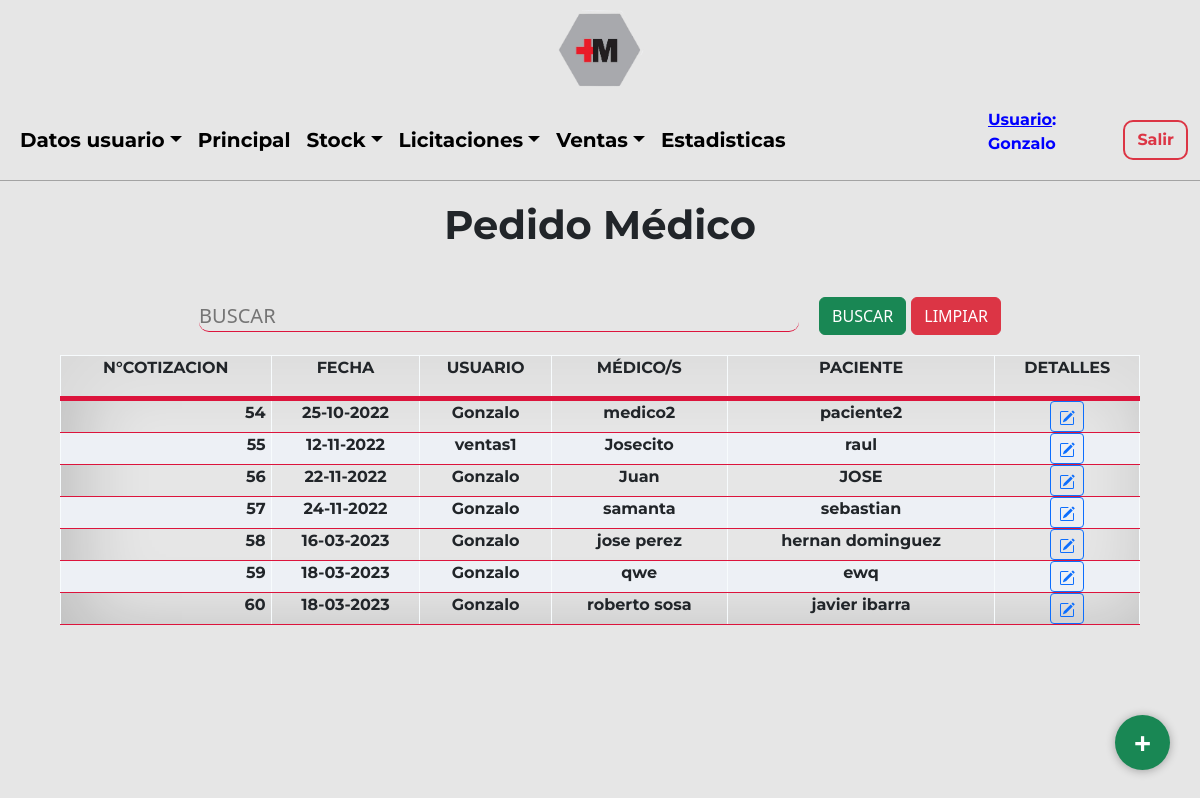
The app's page /Sistema/Ventas/cotizaciones.php?ok (signed in) with its own data.
### tables this page shows
CREATE TABLE `usuario` (
  `idUsuario` int(3) NOT NULL,
  `usuario` text NOT NULL,
  `contraseña` varchar(60) NOT NULL,
  `idRol` int(2) NOT NULL,
  `idTipoUsuario` int(10) NOT NULL,
  `nombre` varchar(100) NOT NULL,
  `correo` varchar(100) NOT NULL,
  `direccion` varchar(100) NOT NULL,
  `idEstadoUsuario` int(2) NOT NULL
);

CREATE TABLE `documento` (
  `idDocumento` int(3) NOT NULL,
  `idEstadoDocumento` int(3) NOT NULL
);

### Sistema/Ventas/cotizaciones.php (the view, shortened to what this page needs)
<?php
include('../../Utils/conexion.php');
$iduser = $_SESSION['usuario'];
$sql = "SELECT idUsuario, usuario, idRol FROM usuario WHERE usuario='$iduser'";
$resultado = $datos_base->query($sql);
$row = $resultado->fetch_assoc();
$nom = $row['usuario'];
$idRol = $row['idRol'];
?>
<!DOCTYPE html>
<html lang="en">
<head>
    <link href="https://cdn.jsdelivr.net/npm/bootstrap@5.2.0-beta1/dist/css/bootstrap.min.css" rel="stylesheet">
    <link rel="stylesheet" type="text/css" href="../../Css/estilos.css"/>
</head>
<body>
    <?php include('../Layouts/ventasHeader.php'); ?>
    <main>
        <section class="ini">
            <div class="ini-tit">
                <h1>Pedido Médico</h1>
            </div>
            <div class="container">
                <form method="POST" action="./cotizaciones.php">
                    <div class="form-grilla">
                        <div class="form-grilla-busc">
                            <input type="text" style="text-transform:uppercase;" name="buscar"  placeholder="Buscar" class="busc">
                        </div>
                        <div class="form-grilla-but">
                            <input class="btn btn-success" type="submit" name="btn2" value="BUSCAR"></input>
                            <input class="btn btn-danger" type="submit" name="btn1" value="LIMPIAR"></input>
                        </div>
                    </div>
                </form>
                <div class="agregar">
                    <a href="./agregarCotizacion.php" class="nuevo" data-bs-toggle="tooltip" title="Nuevo pedido médico" data-bs-placement="left">+</a>
                </div>
            </div>
            <?php
                if($idRol == $rolgerente OR $idRol == $roladmin)
                {
                    echo "<table>
                            <thead>
                                <tr>
                                    <th><p>N°COTIZACION</p></th>
                                    <th><p>FECHA</p></th>
                                    <th><p>USUARIO</p></th>
                                    <th><p>MÉDICO/S</p></th>
                                    <th><p>PACIENTE</p></th>
                                    <th><p>DETALLES</p></th>
                                </tr>
                            </thead>
                        ";
                        if(isset($_POST['btn2']))
                                {
                                    $doc = $_POST['buscar'];
                                    $consulta=mysqli_query($datos_base, "SELECT d.idDocumento, m.fecha, u.usuario, da.medico, da.paciente
                                    FROM documento d
                                    LEFT JOIN movimientodocumento AS m ON m.idDocumento = d.idDocumento
                                    LEFT JOIN datosdocumento AS da ON da.idDocumento = d.idDocumento
                                    LEFT JOIN usuario AS u ON u.idUsuario = da.idUsuario
                                    WHERE m.idEstadoDocumento = 1 AND (d.idDocumento LIKE '%$doc%' OR m.fecha LIKE '%$doc%' OR u.usuario LIKE '%$doc%' OR da.medico LIKE '%$doc%' OR da.paciente LIKE '%$doc%')
                                    GROUP BY d.idDocumento");
                                    while($listar = mysqli_fetch_array($consulta))
                                    {
                                        $fec = date("d-m-Y", strtotime($listar['fecha']));
                                        echo
                                        "
                                            <tr>
                                            <td><h4 style='font-size:16px;text-align: right; margin-right: 5px; '>".$listar['idDocumento']."</h4 ></td>
                                            <td><h4 style='font-size:16px;'>".$fec."</h4 ></td>
                                            <td><h4 style='font-size:16px;'>".$listar['usuario']."</h4 ></td>
                                            <td><h4 style='font-size:16px;'>".$listar['medico']."</h4 ></td>
                                            <td><h4 style='font-size:16px;'>".$listar['paciente']."</h4 ></td>
                                            <td class='text-center text-nowrap'><a class='btn btn-sm btn-outline-primary' href=./detalleCotizacion.php?no=".$listar['idDocumento']." class=mod><svg xmlns='http://www.w3.org/2000/svg' width='16' height='16' fill='currentColor' class='bi bi-pencil-square' viewBox='0 0 16 16'>
                                                <path d='M15.502 1.94a.5.5 0 0 1 0 .706L14.459 3.69l-2-2L13.502.646a.5.5 0 0 1 .707 0l1.293 1.293zm-1.75 2.456-2-2L4.939 9.21a.5.5 0 0 0-.121.196l-.805 2.414a.25.25 0 0 0 .316.316l2.414-.805a.5.5 0 0 0 .196-.12l6.813-6.814z'/>
                                                <path fill-rule='evenodd' d='M1 13.5A1.5 1.5 0 0 0 2.5 15h11a1.5 1.5 0 0 0 1.5-1.5v-6a.5.5 0 0 0-1 0v6a.5.5 0 0 1-.5.5h-11a.5.5 0 0 1-.5-.5v-11a.5.5 0 0 1 .5-.5H9a.5.5 0 0 0 0-1H2.5A1.5 1.5 0 0 0 1 2.5v11z'/>
                                            </svg></a></td>
                                            </tr>
                                        ";
                                    }
                                }
                                else{
                                $consulta=mysqli_query($datos_base, "SELECT d.idDocumento, m.fecha, u.usuario, da.medico, da.paciente
                                FROM documento d
                                LEFT JOIN movimientodocumento AS m ON m.idDocumento = d.idDocumento
                                LEFT JOIN datosdocumento AS da ON da.idDocumento = d.idDocumento
                                LEFT JOIN usuario AS u ON u.idUsuario = da.idUsuario
                                WHERE m.idEstadoDocumento = 1
                                GROUP BY m.idDocumento");
                                    while($listar = mysqli_fetch_array($consulta))
                                    {
                                        $fec = date("d-m-Y", strtotime($listar['fecha']));
                                        echo
                                        "
                                            <tr>
                                            <td><h4 style='font-size:16px;text-align: right; margin-right: 5px; '>".$listar['idDocumento']."</h4 ></td>
                                            <td><h4 style='font-size:16px;'>".$fec."</h4 ></td>
                                            <td><h4 style='font-size:16px;'>".$listar['usuario']."</h4 ></td>
                                            <td><h4 style='font-size:16px;'>".$listar['medico']."</h4 ></td>
                                            <td><h4 style='font-size:16px;'>".$listar['paciente']."</h4 ></td>
                                            <td class='text-center text-nowrap'><a class='btn btn-sm btn-outline-primary' href=./detalleCotizacion.php?no=".$listar['idDocumento']." class=mod><svg xmlns='http://www.w3.org/2000/svg' width='16' height='16' fill='currentColor' class='bi bi-pencil-square' viewBox='0 0 16 16'>
                                                <path d='M15.502 1.94a.5.5 0 0 1 0 .706L14.459 3.69l-2-2L13.502.646a.5.5 0 0 1 .707 0l1.293 1.293zm-1.75 2.456-2-2L4.939 9.21a.5.5 0 0 0-.121.196l-.805 2.414a.25.25 0 0 0 .316.316l2.414-.805a.5.5 0 0 0 .196-.12l6.813-6.814z'/>
                                                <path fill-rule='evenodd' d='M1 13.5A1.5 1.5 0 0 0 2.5 15h11a1.5 1.5 0 0 0 1.5-1.5v-6a.5.5 0 0 0-1 0v6a.5.5 0 0 1-.5.5h-11a.5.5 0 0 1-.5-.5v-11a.5.5 0 0 1 .5-.5H9a.5.5 0 0 0 0-1H2.5A1.5 1.5 0 0 0 1 2.5v11z'/>
                                            </svg></a></td>
                                            </tr>
                                        ";
                                    }
                                }
                                echo "</table>";
                }
                ?>
        </section>
    </main>
</body>
</html>

### Sistema/Layouts/ventasHeader.php (shortened to what this page needs)
<div class="cont-img">
        <a href="../principal.php" class="imagenb">
            <img src="../../Imagenes/c-titulo.png" alt="logo">
         </a>
    </div>
    <header class="hea-pri">
        <nav class="navbar navbar-expand-lg navbar-light">
            <div class="container-fluid navpri">
                <div class="collapse navbar-collapse" id="navbarNav">
                    <ul class="navbar-nav">
                    <li class="nav-item dropdown">
                            <a href="#" class="nav-link dropdown-toggle variacion" id="navbarDropdown" role="button" data-bs-toggle="dropdown" aria-expanded="false">Datos usuario</a>
                                <?php
                                    $rolgerente = 1;
                                    $roladmin = 2;
                                    $roldeposito = 3;
                                    $rolventas = 4;
                                    $rolobra = 5;
                                    $rolproveedor = 6;
                                ?>
                        </li>
                        <li class="nav-item">
                            <a href="../principal.php" class="nav-link variacion" aria-current="page">Principal</a>
                        </li>
                        <?php
                            if($idRol == $rolgerente OR $idRol == $roldeposito){
                        ?>
                        <li class="nav-item dropdown">
                            <a href="#" class="nav-link dropdown-toggle variacion" id="navbarDropdown" role="button" data-bs-toggle="dropdown" aria-expanded="false">Stock</a>
                        </li>
                        <?php
                            }
                        ?>
                        <?php
                            if($idRol == $rolgerente OR $idRol == $roladmin OR $idRol == $rolventas OR $idRol == $rolproveedor){
                        ?>
                        <li class="nav-item dropdown">
                            <a href="#" class="nav-link dropdown-toggle variacion" id="navbarDropdown" role="button" data-bs-toggle="dropdown" aria-expanded="false">Licitaciones</a>
                        </li>
                        <?php
                            }
                        ?>
                        <?php
                            if($idRol == $rolgerente OR $idRol == $roladmin OR $idRol == $rolobra){
                        ?>
                        <li class="nav-item dropdown">
                            <a href="#" class="nav-link dropdown-toggle variacion" id="navbarDropdown" role="button" data-bs-toggle="dropdown" aria-expanded="false">Ventas</a>
                        </li>
                        <?php
                            }
                        ?>
                        <?php
                            if($idRol == $rolgerente OR $idRol == $roladmin){
                        ?>
                        <li class="nav-item">
                            <a href="../estadisticas.php" class="nav-link variacion" aria-current="page">Estadisticas</a>
                        </li>
                        <?php
                            }
                        ?>
                    </ul>
                </div>
                <div class="not-exit">
                    <div class="not-exit-name">
                        <p style='color: blue; font-weight: bold;'><u>Usuario</u>: <?php echo $nom;?></p>
                    </div>
                   <div class="not-exit-exit">
                       <a href="../../Utils/salir.php">
                           <button class="btn btn-outline-danger" type="submit">Salir</button>
                        </a>
                   </div>
                </div>
            </div>
        </nav>
    </header>

### Css/estilos.css (style rules this page uses)
* { margin: 0; padding: 0; box-sizing: border-box; scroll-behavior: smooth; }
html, body { background-color: #e6e6e6; height: 100%; margin: 0; display: flex; flex-direction: column; }
nav { font-family: 'Montserrat', sans-serif; }
h1, h2 { cursor: default; }
h1, h3, h4, p { font-family: 'Montserrat', sans-serif; font-weight: bold; }
.hea-pri { border-bottom: 1px solid #a3a3a3; }
.variacion { text-decoration: none; background-image: linear-gradient(crimson, crimson); background-position: 0% 100%; background-repeat: no-repeat; background-size: 0% 2px; transition: background-size .4s; color: black; font-size: 20px; font-weight: bold; }
li { list-style: none; }
.cont-img { display: flex; justify-content: center; }
.imagenb { width: 100px; height: 100px; display: flex; justify-content: center; align-items: center; }
.imagenb img { width: 100%; }
.navpri { display: flex; justify-content: space-evenly; }
.not-exit { width: auto; display: flex; justify-content: center; align-items: center; flex-direction: row; gap: 5px; }
.ini { height: auto; display: flex; justify-content: center; align-items: center; flex-direction: column; }
.ini-tit { margin-top: 20px; margin-bottom: 40px; display: flex; justify-content: center; align-items: center; }
.form-grilla { display: flex; justify-content: center; flex-direction: row; }
.form-grilla-busc { display: flex; justify-content: center; align-items: center; }
.form-grilla-but { display: flex; justify-content: center; align-items: center; gap: 5px; }
.busc { min-width: 600px; margin-right: 20px; border-radius: 10px; font-size: 20px; background-color: transparent; border: none; border-bottom: 1px solid crimson; outline: none; }
.agregar a { text-decoration: none; }
.nuevo { position: fixed; width: 55px; height: 55px; line-height: 55px; bottom: 30px; right: 30px; background: #198754; color: #fff; border-radius: 50px; text-align: center; font-size: 30px; box-shadow: 0px 1px 10px rgba(0, 0, 0, 0.3); z-index: 100; font-weight: bold; }
table { margin-top: 20px; background-color: #dbe5e9; border-collapse: collapse; width: 90%; background-color: rgba(230, 230, 230, 0.65); box-shadow: 15px 6px 72px 4px rgba(0, 0, 0, 0.18) inset; -webkit-box-shadow: 15px 6px 72px 4px rgba(0, 0, 0, 0.18) inset; -moz-box-shadow: 15px 6px 72px 4px rgba(0, 0, 0, 0.18) inset; }
th, td { text-align: center; border: solid 1px #f7fbfd; border-bottom: solid 1px crimson; font-weight: bold; }
thead { background-color: rgba(230, 230, 230, 0.65); border-bottom: solid 5px crimson; width: 100%; }
tr:nth-child(even) { background-color: #edf0f5; }
.not-exit { width: 200px; display: flex; justify-content: space-around; align-items: center; }
.not-exit-name { cursor: default; display: flex; justify-content: center; align-items: center; }
.not-exit-exit { display: flex; justify-content: center; align-items: center; }
.btn-outline-danger { font-weight: bold; border-radius: 10px; border: 2px solid; }

### records on screen
usuario: usuario "Gonzalo"
documento: idDocumento "54", fec "25-10-2022", usuario "Gonzalo", medico "medico2", paciente "paciente2"
documento: idDocumento "55", fec "12-11-2022", usuario "ventas1", medico "Josecito", paciente "raul"
documento: idDocumento "56", fec "22-11-2022", usuario "Gonzalo", medico "Juan", paciente "JOSE"
documento: idDocumento "57", fec "24-11-2022", usuario "Gonzalo", medico "samanta", paciente "sebastian"
documento: idDocumento "58", fec "16-03-2023", usuario "Gonzalo", medico "jose perez", paciente "hernan dominguez"
documento: idDocumento "59", fec "18-03-2023", usuario "Gonzalo", medico "qwe", paciente "ewq"
documento: idDocumento "60", fec "18-03-2023", usuario "Gonzalo", medico "roberto sosa", paciente "javier ibarra"
